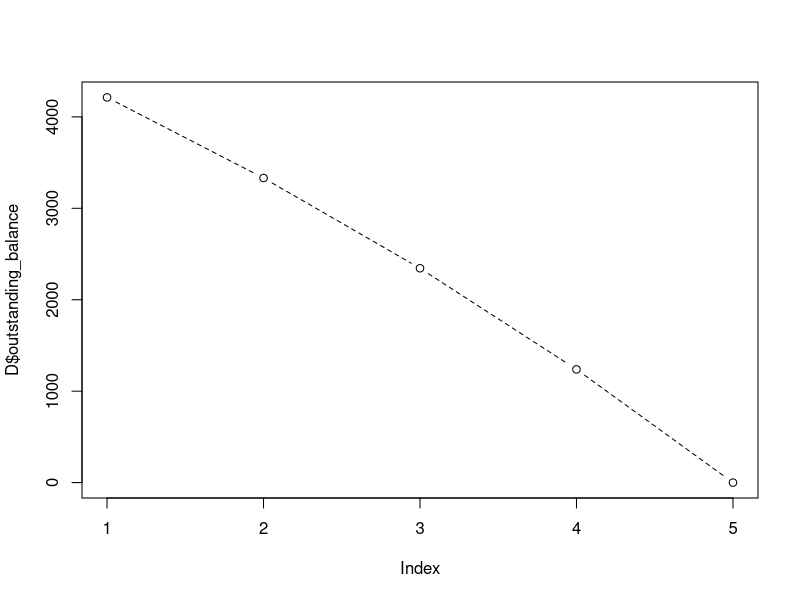

The R script that drew this image:
rm(list=ls())
loan<-5000
payment<-1387.05
int<-0.12
n<-5
interest=numeric(0)
principle_repaid=numeric(0)
outstanding_balance=numeric(0)
for (i in 1:n){
  interest[i]<-(loan*int)
  principle_repaid[i]<-(payment-interest[i])
  outstanding_balance[i]<-(loan-principle_repaid[i])
  loan=loan-principle_repaid[i]
}
D=cbind.data.frame(payment,interest,principle_repaid,outstanding_balance) 
D$outstanding_balance<-ifelse(D$outstanding_balance<0,0,outstanding_balance)
plot(D$outstanding_balance,lty=2,type = "b")
##### solve this problem using function #####



